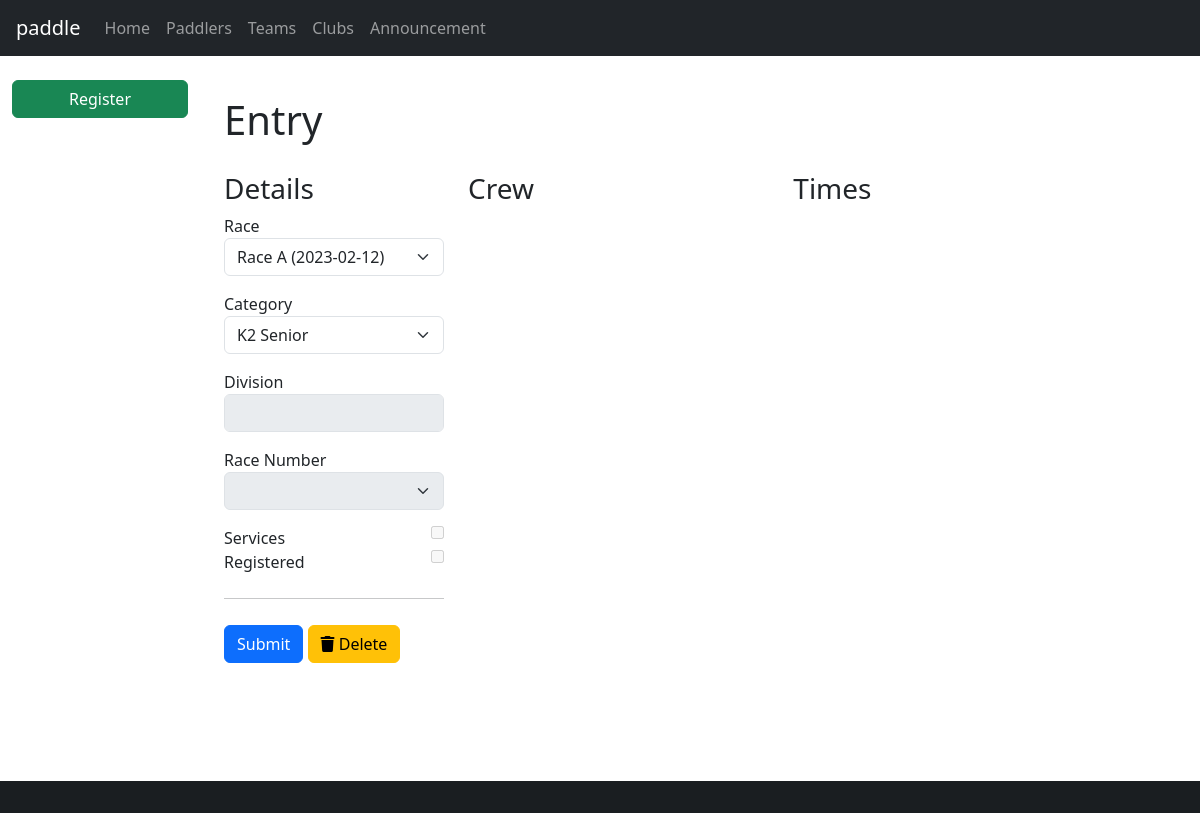
The app's page /entry/1455 (signed in), older data.
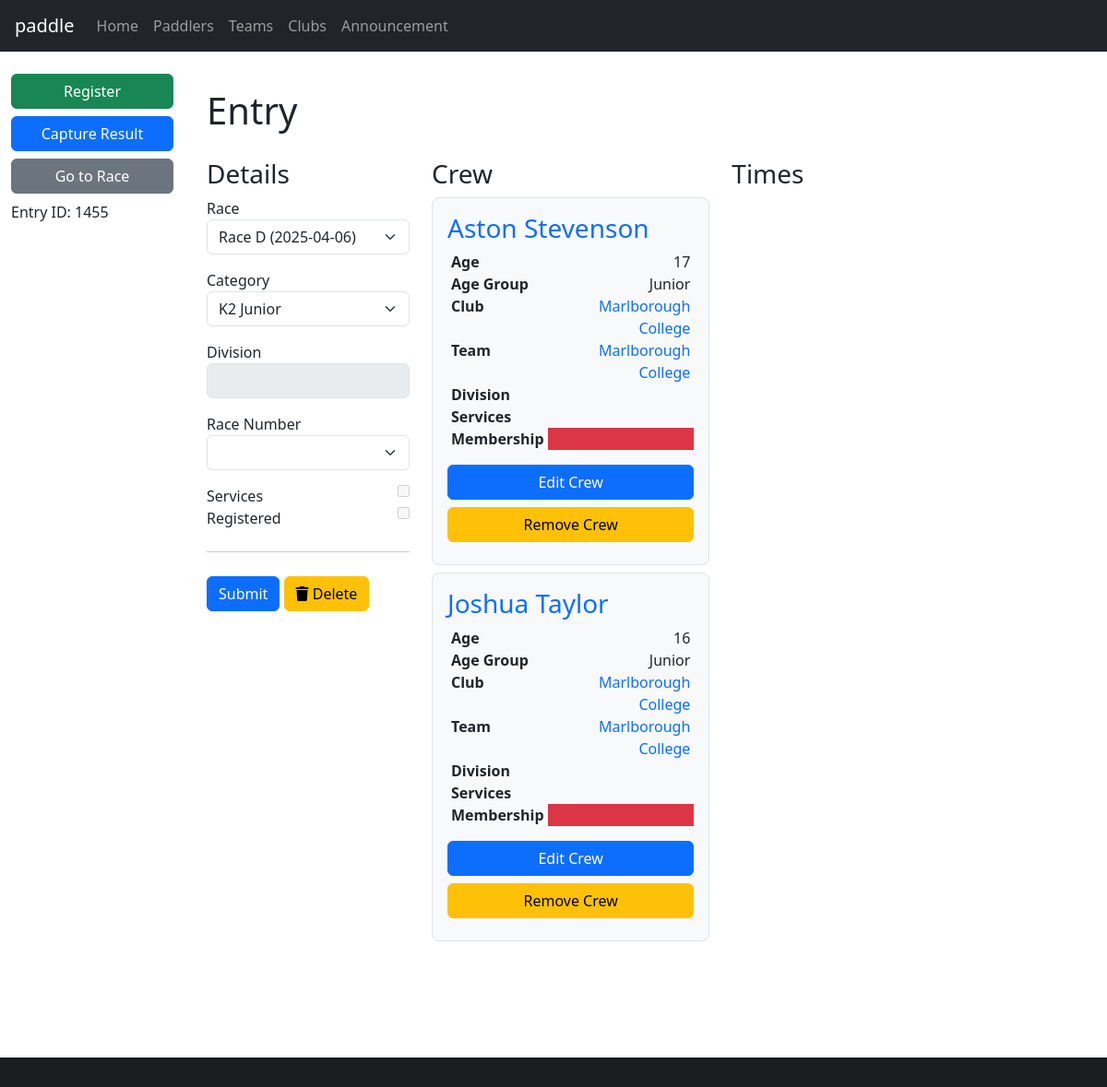
The same page, newer data.
### database/database/entry.py (models this page shows, shortened)
class Entry(Base):
    __tablename__ = "entry"
    id = Column(Integer, primary_key=True)
    race_id = Column(Integer, ForeignKey(Race.id), index=True)
    category_id = Column(Integer, ForeignKey(Category.id), index=True)
    boat_type = Column(boat_type, index=True)
    entry_number = Column(Integer)
    series_id = Column(Integer, ForeignKey(Series.id), index=True)
    time_start = Column(String)
    time_finish = Column(String)
    time_adjustment = Column(Integer)
    registered = Column(Boolean, default=False, nullable=False)
    retired = Column(Boolean, default=False, nullable=False)
    scratched = Column(Boolean, default=False, nullable=False)
    disqualified = Column(Boolean, default=False, nullable=False)
    note = Column(Text)
    category = relationship(Category, backref="entries", lazy="joined")
    race = relationship(Race, backref="entries", lazy="joined")
    race_number = relationship("Number", secondary="number_entry", uselist=False)
    crews = relationship("Crew", lazy="joined", order_by="Crew.paddler_id")
    @property
    def division(self):
        if self.crews:
            divisions = [crew.paddler.division for crew in self.crews]
            divisions = [division for division in divisions if division is not None]
            if divisions:
                return min(divisions)
        return None
    @property
    def time(self):
        if self.time_start and self.time_finish:
            time_start = datetime.datetime.strptime(self.time_start, "%H:%M:%S")
            time_finish = datetime.datetime.strptime(self.time_finish, "%H:%M:%S")
            return (
                time_finish
                - time_start
                + datetime.timedelta(seconds=(self.time_adjustment or 0))
            )
        else:
            return None
    @property
    def crew_complete(self):
        return len(self.crews) >= self.category.crew_count
    @property
    def services(self):
        services = [crew.services for crew in self.crews]
        return len(services) > 0 and all(services)

### database/database/crew.py (models this page shows, shortened)
class Crew(Base):
    __tablename__ = "crew"
    id = Column(Integer, primary_key=True)
    paddler_id = Column(Integer, ForeignKey(Paddler.id), index=True)
    club_id = Column(String(3), ForeignKey(Club.id), index=True)
    entry_id = Column(Integer, ForeignKey(Entry.id), index=True)
    services = Column(Boolean, server_default=expression.false())
    due = Column(Numeric)
    paid = Column(Numeric)
    paddler = relationship(Paddler, backref="crews", lazy="joined")
    club = relationship("Club", backref="crews", lazy="joined")
    entry = relationship(Entry, lazy="joined", overlaps="crews")
    @property
    def team(self):
        for team in self.paddler.teams:
            if self.entry.race.series_id == team.series_id:
                return team
        else:
            return None

### database/database/paddler.py (models this page shows, shortened)
class Paddler(Base):
    __tablename__ = "paddler"
    id = Column(Integer, primary_key=True)
    membership_number = Column(Integer)
    membership_expiry = Column(Date)
    membership_body_id = Column(Integer, ForeignKey(MembershipBody.id))
    division = Column(Integer)
    title = Column(String)
    first = Column(String)
    middle = Column(String)
    last = Column(String)
    gender = Column(String(1))
    suffix = Column(String)
    dob = Column(Date)
    address = Column(String)
    email = Column(String)
    phone = Column(String)
    emergency_name = Column(String)
    emergency_phone = Column(String)
    age_group_id = Column(Integer, ForeignKey(AgeGroup.id), index=True)
    age_group = relationship(AgeGroup, backref="paddlers", lazy="joined")
    membership_body = relationship(MembershipBody, backref="paddlers", lazy="joined")
    teams = relationship("Team", secondary="team_paddler", back_populates="paddlers")
    @hybrid_property
    def name(self):
        return combine_names(self.first, self.middle, self.last)
    @property
    def membership(self):
        membership = self.membership_number
        if membership and self.membership_body:
            membership = self.membership_body.acronym + str(membership)
        return membership
    @property
    def membership_expired(self):
        if self.membership_expiry:
            return self.membership_expiry < date.today()
        else:
            return True
    @property
    def age(self):
        newyear = date(date.today().year, 1, 1)
        age = newyear.year - self.dob.year
        if (self.dob.month, self.dob.day) > (newyear.month, newyear.day):
            age -= 1
        return age
    @property
    def age_group_calculated(self):
        age = self.age
        if not age:
            return None
        elif age < 19:
            return "Junior"
        elif age >= 50:
            return "Master"
        elif age >= 35:
            return "Veteran"
        else:
            return "Senior"

### database/database/age_group.py (models this page shows, shortened)
class AgeGroup(Base):
    __tablename__ = "age_group"
    id = Column(Integer, primary_key=True)
    label = Column(String)
    def __str__(self):
        return self.label

### database/database/club.py (models this page shows, shortened)
class Club(Base):
    __tablename__ = "club"
    id = Column(Integer, primary_key=True)
    name = Column(String)
    code_regex = Column(String())
    services = Column(Boolean, server_default=expression.false())
    def __str__(self):
        return f"{self.name}"

### database/database/race.py (models this page shows, shortened)
class Race(Base):
    __tablename__ = "race"
    __table_args__ = (UniqueConstraint("name", "date", name="uq_race_name_date"),)
    id = Column(Integer, primary_key=True)
    name = Column(String, nullable=False)
    date = Column(Date, nullable=False)
    series_id = Column(Integer, ForeignKey(Series.id), index=True)
    time_min_start = Column(String)
    time_max_start = Column(String)
    time_min_finish = Column(String)
    time_max_finish = Column(String)
    time_adjustment = Column(Integer)
    series = relationship(Series, backref="races", lazy="joined")
    def __str__(self):
        return "%s (%s)" % (self.name, self.date)

### database/database/team.py (models this page shows, shortened)
class Team(Base):
    __tablename__ = "team"
    __table_args__ = (
        UniqueConstraint("name", "series_id", name="uq_team_name_series"),
    )
    id = Column(Integer, primary_key=True)
    name = Column(String)
    team_type_id = Column(Integer, ForeignKey(TeamType.id), nullable=False)
    series_id = Column(Integer, ForeignKey(Series.id), index=True, nullable=False)
    type = relationship(TeamType, backref="teams")
    series = relationship(Series, backref="teams", lazy="joined")
    paddlers = relationship("Paddler", secondary="team_paddler", back_populates="teams")
    def __str__(self):
        return self.name

### paddle/views/entry.py (the view, shortened to what this page needs)
@blueprint.route("/entry/<entry_id>", methods=("GET", "POST"))
@blueprint.route("/entry/", defaults={"entry_id": None}, methods=("GET", "POST"))
@login_required
def entry(entry_id):
    entry = session.get(db.Entry, entry_id)
    race_id = request.args.get("race_id")
    races = session.query(db.Race)
    if race_id:
        races = races.filter(db.Race.id == race_id)
    races = races.all()
    if entry:
        race_id = entry.race_id
    ranges = (
        session.query(
            db.RaceNumber.category_id,
            db.RaceNumber.min_number_id,
            db.RaceNumber.max_number_id,
        )
        .filter(db.RaceNumber.race_id == race_id)
        .subquery()
    )
    categories = (
        session.query(db.Category, ranges.c.min_number_id, ranges.c.max_number_id)
        .outerjoin(ranges, ranges.c.category_id == db.Category.id)
        .all()
    )
    for category, min_number, max_number in categories:
        category.min_number = min_number if min_number else None
        category.max_number = max_number if max_number else None
    categories = [category for category, _, _ in categories]
    if entry:
        taken = (
            session.query(db.NumberEntry.number_id)
            .join(db.Entry, db.NumberEntry.entry_id == db.Entry.id)
            .filter(db.Entry.race_id == entry.race_id)
            .subquery()
        )
        numbers = (
            session.query(db.Number.id)
            .join(taken, db.Number.id == taken.c.number_id, isouter=True)
            .filter(
                (db.Number.lost == False) | (db.Number.lost == None)  # noqa: E711, E712
            )
            .order_by(db.Number.id)
        )
        if entry.race_number:
            numbers = numbers.filter(
                (taken.c.number_id == entry.race_number.id)
                | (taken.c.number_id == None)  # noqa: E711
            )
        else:
            numbers = numbers.filter((taken.c.number_id == None))  # noqa: E711
        numbers = [r.id for r in numbers]
    else:
        numbers = []
    return render_template(
        "entry.j2",
        entry=entry,
        categories=categories,
        races=races,
        numbers=numbers,
    )

### paddle/templates/entry.j2 (shortened to what this page needs)
{% extends "base-fluid.j2" %}
{% from "macros.j2" import find_value, button_delete %}
{% block content %}
<h1>Entry</h1>
<div class="row">
  <div class="col-md-3">
    <h3>Details</h3>
    <form method="post">
      <div>
        <div class="mb-3">
          <label for="race">Race</label>
          <select class="form-select" class="form-control" id="race_id" name="race_id">
            {% for race in races %}
            <option value="{{ race.id }}" {% if entry.race==race %} selected{% endif %}>{{ race }}</option>
            {% endfor %}
          </select>
        </div>
        <div class="mb-3">
          <label for="race">Category</label>
          <select class="form-select" class="form-control" id="category_id" name="category_id">
            {% for category in categories %}
            <option value="{{ category.id }}" {% if (entry.category==category) %} selected{% endif %}>{{ category }}
            </option>
            {% endfor %}
          </select>
        </div>
        <div class="mb-3">
          <label for="division">Division</label>
          <input type="number" class="form-control" disabled
            value="{{ find_value(request.form['division'], entry.division) }}">
        </div>
        <div class="mb-3">
          <label>Race Number</label>
          <select class="form-select" class="form-control" id="race_number" name="race_number" {% if not numbers %}
            disabled{% endif %}>
            <option value=""></option>
            {% for number in numbers %}
            <option {% if number==entry.race_number.id %} selected{% endif %}>{{ number }}</option>
            {% endfor %}
          </select>
        </div>
        <div>
          <label for="services">Services</label>
          <input type="checkbox" disabled{% if entry.services %} checked{% endif %} style="float: right;">
        </div>
        <div>
          <label for="registered">Registered</label>
          <input type="checkbox" disabled{% if entry.registered %} checked{% endif %} style="float: right;">
        </div>
      </div>
      <hr class="my-4">
      <button type="submit" class="btn btn-primary">Submit</button>
      {{ button_delete() }}
    </form>
  </div>
  <div class="col-md-4">
    <h3>Crew</h3>
    {% for crew in entry.crews %}
    <div class="crew h-30 p-3 mb-2 bg-light border rounded-3">
      <div>
        <h3><a href="{{ url_for('paddle.paddler', paddler_id=crew.paddler.id) }}">{{ crew.paddler.name }}</a></h3>
        <table class="table table-sm table-borderless">
          <tr>
            <th>Age</th>
            <td style="text-align: right;">{{ crew.paddler.age }}</td>
          </tr>
          <tr>
            <th>Age Group</th>
            <td style="text-align: right;" class="{% if not crew.paddler.age_group or crew.paddler.age_group|string != crew.paddler.age_group_calculated %}bg-danger{% endif %}">
            {% if crew.paddler.age_group %}{{ crew.paddler.age_group }}{% endif %}
            </td>
          </tr>
          <tr>
            <th>Club</th>
            <td style="text-align: right;">
              <a href="{{ url_for('paddle.club', club_id=crew.club.id) }}">{% if crew.club %}{{ crew.club }}{% endif
                %}</a>
            </td>
          </tr>
          <tr>
            <th>Team</th>
            <td style="text-align: right;">
            {% if crew.team %}
              <a href="{{ url_for('paddle.team', team_id=crew.team.id) }}">
                {{ crew.team }}
              </a>
            {% endif %}
            </td>
          </tr>
          <tr>
            <th>Division</th>
            <td style="text-align: right;">{{ crew.paddler.division or "" }}</td>
          </tr>
          <tr>
            <th>Services</th>
            <td style="text-align: right;" class="services">
            </td>
          </tr>
          <tr>
            <th>Membership</th>
            <td style="text-align: right;" class="{% if crew.paddler.membership_expired %}bg-danger{% endif %}">
            </td>
          </tr>
        </table>
      </div>
      <div>
        <ul class="nav flex-column">
          <li class="nav-item d-grid mb-2">
            <a href="{{ url_for('paddle.crew', crew_id=crew.id) }}" class="btn btn-primary">Edit Crew</a>
          </li>
          <li class="nav-item d-grid mb-2">
            <a href="{{ url_for('paddle.crew_delete', crew_id=crew.id) }}" class="btn btn-warning">Remove Crew</a>
          </li>
        </ul>
      </div>
    </div>
    {% endfor %}
  </div>
  <div class="col-md-4">
    <h3>Times</h3>
  </div>
</div>
{% endblock %}
{% block sidebar %}
{% include 'sidebar-entry.j2' %}
{% endblock %}

### paddle/templates/sidebar-entry.j2
<ul class="nav flex-column">
    {% if not entry.registered %}
    <li class="nav-item d-grid mb-2">
        <a id="register" href="{{ url_for('paddle.entry_register', entry_id=entry.id) }}" class="btn btn-success">Register</a>
    </li>
    {% endif %}
    {% if entry.race %}
    <li class="nav-item d-grid mb-2">
        <a href="{{ url_for('paddle.race_results_capture', race_id=entry.race.id, race_number=entry.race_number) }}" class="btn btn-primary">Capture
            Result</a>
    </li>
    <li class="nav-item d-grid mb-2">
        <a href="{{ url_for('paddle.race', race_id=entry.race.id) }}" class="btn btn-secondary">Go to Race</a>
    </li>
    {% endif %}
</ul>
{% if entry.id %}
<p>Entry ID: {{ entry.id }}</p>
{% endif %}

Row changes from the older to the newer data that the page shows:
added Entry: id "1455"
added Crew: paddler.name "Aston Stevenson", paddler.age "17", paddler.age_group "Junior", club "Marlborough College", team "Marlborough College"
added Crew: paddler.name "Joshua Taylor", paddler.age "16", paddler.age_group "Junior", club "Marlborough College", team "Marlborough College"
Text that changed along with them:
form field race_id: "Race A (2023-02-12)" → "Race D (2025-04-06)"
form field category_id: "K2 Senior" → "K2 Junior"
form field services: "☐" → (not shown)
form field registered: "☐" → (not shown)
text now shown: "Capture Result Go to Race Entry ID:"
